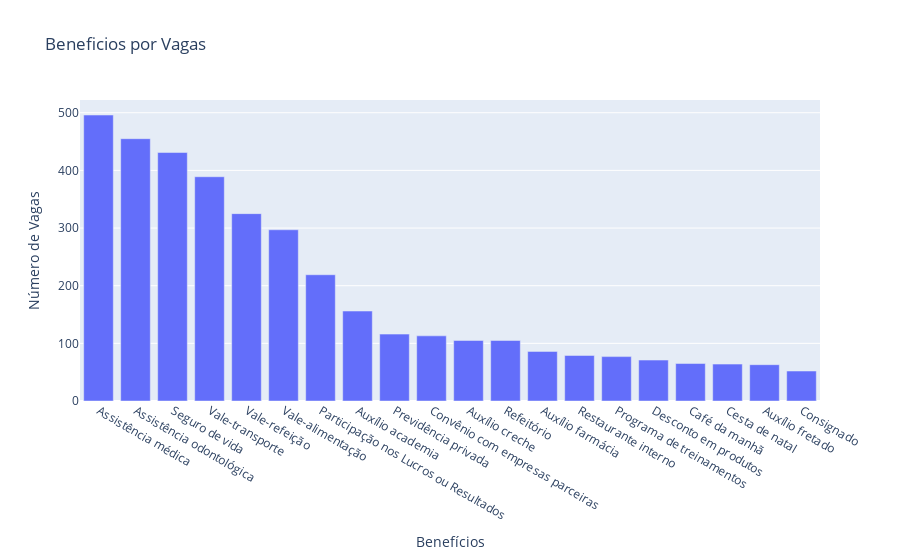

Notebook cell for this chart:
### Code cell
px.bar(
    x=series_aux.index,
    y=series_aux.values,
    labels={'x': 'Benefícios', 'y': 'Número de Vagas'},
    title='Beneficios por Vagas'
)

### Figure 1 — Plotly figure (JSON) as saved in the notebook; plotly's stock layout.template omitted (floating-point values rounded to 4 significant figures)
{"data": [{"alignmentgroup": "True", "hovertemplate": "Benefícios=%{x}<br>Número de Vagas=%{y}<extra></extra>", "legendgroup": "", "marker": {"color": "#636efa", "pattern": {"shape": ""}}, "name": "", "offsetgroup": "", "orientation": "v", "showlegend": false, "textposition": "auto", "type": "bar", "x": ["Assistência médica", "Assistência odontológica", "Seguro de vida", "Vale-transporte", "Vale-refeição", "Vale-alimentação", "Participação nos Lucros ou Resultados", "Auxílio academia", "Previdência privada", "Convênio com empresas parceiras", "Auxílio creche", "Refeitório", "Auxílio farmácia", "Restaurante interno", "Programa de treinamentos", "Desconto em produtos", "Café da manhã", "Cesta de natal", "Auxílio fretado", "Consignado"], "xaxis": "x", "y": [496, 455, 431, 389, 325, 297, 219, 156, 116, 113, 105, 105, 86, 79, 77, 71, 65, 64, 63, 52], "yaxis": "y"}], "layout": {"barmode": "relative", "legend": {"tracegroupgap": 0}, "title": {"text": "Beneficios por Vagas"}, "xaxis": {"anchor": "y", "domain": [0, 1], "title": {"text": "Benefícios"}}, "yaxis": {"anchor": "x", "domain": [0, 1], "title": {"text": "Número de Vagas"}}}}
